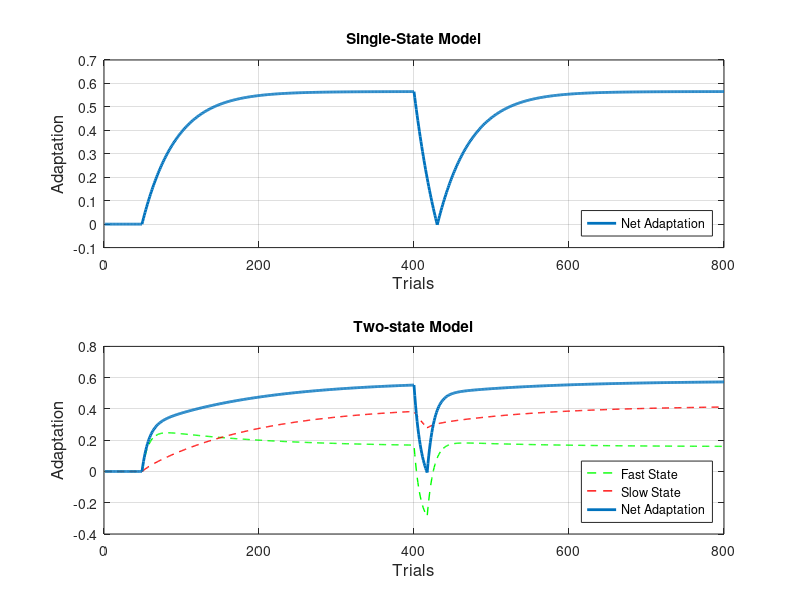
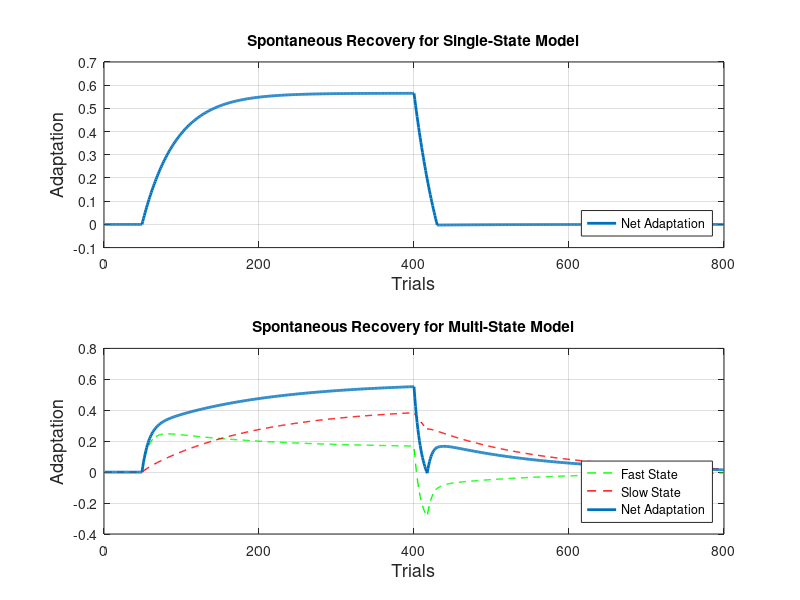
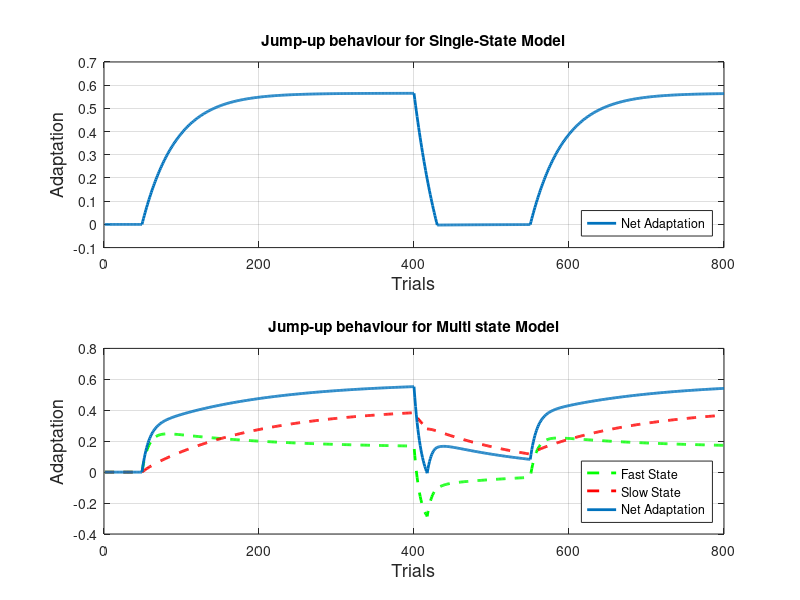

Write the MATLAB code that produced these figures, in order.
%Single State Model
A = 0.99;
B = 0.013;


for n = 1:800
    if (n >= 0) && (n <50)
        f = 0;
    elseif (n >= 50) && (n <401)
        f = 1;
    elseif (n >= 401) && (n <431)
        f = -1;
    elseif (n >= 431) && (n <801)
        f = 1;
    end
    
    if (n == 1)
        e = f;
        x = B*e;
        
    else 
        e = f - x(n-1);
        x(n) = A*x(n-1) + B*e;
        
    end
    
end

figure(1)
subplot (2,1,1)
plot(1:800,x, 'LineWidth',2); hold on
xlabel ('Trials','FontSize', 12)
ylabel ('Adaptation','FontSize', 12)
legend ('Net Adaptation','location','southeast')
title ({'Single-State Model'})
grid on


%Two State Model 
Af = 0.92;
Bf = 0.03;

As = 0.996;
Bs = 0.004;

for n = 1:800
    
    if (n >= 0) && (n <50)
        f = 0;
    elseif (n >= 50) && (n <401)
        f = 1;
    elseif (n >= 401) && (n <418)
        f = -1;
    elseif (n >= 418) && (n <801)
        f = 1;
    end
    
    
    if n == 1
        e = f;
        x1 = Bf * e(n); %Fast
        x2 = Bs * e(n); %Slow
    else
        x3(n-1) = x1(n-1) + x2(n-1); %Total
        e(n-1) = f - x3(n-1); %Error
        x1(n) = Af * x1(n-1) + Bf * e(n-1); %Fast
        x2(n) = As * x2(n-1) + Bs * e(n-1); %Slow
    end
end

subplot (2,1,2)
 plot(1:800,   x1,'g--','LineWidth', 1); hold on
plot(1:800,  x2,'r--','LineWidth', 1); hold on
plot(1:800,(x1+x2),'LineWidth',2); hold on

xlabel ('Trials','FontSize', 12)
ylabel ('Adaptation','FontSize', 12)
legend ('Fast State','Slow State','Net Adaptation','location','southeast')
title ({'Two-state Model'})
grid on


%Spontaneous Recovery for Single State Model
A = 0.99;
B = 0.013;

for n = 1:800
    if (n >= 0) && (n <50)
        f = 0;
    elseif (n >= 50) && (n <401)
        f = 1;
    elseif (n >= 401) && (n <431)
        f = -1;
    elseif (n >= 431) && (n <801)
        f = x(n-1);
    end
    
    if (n == 1)
        e = f;
        x = B*e;
        
    else 
        e = f - x(n-1);
        x(n) = A*x(n-1) + B*e;
        
    end
    
end

 figure(2)
subplot (2,1,1)
plot(1:800, x, 'LineWidth', 2); hold on
xlabel ('Trials','FontSize', 13)
ylabel ('Adaptation','FontSize', 13)
legend ('Net Adaptation','location','southeast')
title ({'Spontaneous Recovery for Single-State Model'})
grid on

%Spontaneous Recovery for Multi State Model

Af = 0.92;
As = 0.996;
Bf = 0.03;
Bs = 0.004;

for n = 1:800
    
    if (n >= 0) && (n <50)
        f = 0;
    elseif (n >= 50) && (n <401)
        f = 1;
    elseif (n >= 401) && (n <418)
        f = -1;
    elseif (n >= 418) && (n <801)
        f = x(n-1);
    end
    
    
    if n == 1
        e = f;
        x1 = Bf * e(n); %Fast
        x2 = Bs * e(n); %Slow
    else
        x3(n-1) = x1(n-1) + x2(n-1); %Total
        e(n-1) = f - x3(n-1); %Error
        x1(n) = Af * x1(n-1) + Bf * e(n -1); %Fast
        x2(n) = As * x2(n-1) + Bs * e(n-1); %Slow
    end
end

subplot (2,1,2)
plot(1:800, x1,'g--','LineWidth', 1); hold on
plot(1:800, x2, 'r--','LineWidth', 1); hold on
plot(1:800, x1 +x2, 'LineWidth', 2); hold on
xlabel ('Trials','FontSize', 13)
ylabel ('Adaptation','FontSize', 13)
legend ('Fast State','Slow State','Net Adaptation','location','southeast')
title ({'Spontaneous Recovery for Multi-State Model'})
grid on




%Jump up behaviour for Single State Model

A = 0.99;
B = 0.013;


for n = 1:800
    if (n >= 0) && (n <50)
        f = 0;
    elseif (n >= 50) && (n <401)
        f = 1;
    elseif (n >= 401) && (n <418)
        f = -1;
    elseif (n >= 431) && (n <551)
        f = x(n -1);   
    elseif (n >= 551) && (n <801)
        f = 1;
    end
    
    if (n == 1)
        e = f;
        x = B*e;
        
    else 
        e = f - x(n-1);
        x(n) = A*x(n-1) + B*e;
        
    end
    
end

figure(3)
subplot (2,1,1)
plot(1:800, x, 'LineWidth', 2); hold on
xlabel ('Trials','FontSize', 13)
ylabel ('Adaptation','FontSize', 13)
legend ('Net Adaptation','location','southeast')
title ({'Jump-up behaviour for Single-State Model'})
grid on


%Jump up behaviour for Multi State Model
Af = 0.92;
As = 0.996;
Bf = 0.03;
Bs = 0.004;

for n = 1:800
    
    if (n >= 0) && (n <50)
        f = 0;
    elseif (n >= 50) && (n <401)
        f = 1;
    elseif (n >= 401) && (n <418)
        f = -1;
    elseif (n >= 418) && (n <551)
        f = x(n-1);   
    elseif (n >= 551) && (n <801)
        f = 1;
    end
    
    
    if n == 1
        e = f;
        x1 = Bf * e(n); %Fast
        x2 = Bs * e(n); %Slow
    else
        x3(n-1) = x1(n-1) + x2(n-1); %Total
        e(n-1) = f - x3(n-1); %Error
        x1(n) = Af * x1(n-1) + Bf * e(n-1); %Fast
        x2(n) = As * x2(n-1) + Bs * e(n-1); %Slow
    end
end

subplot (2,1,2)
plot(1:800, x1,'g--', 'LineWidth', 2); hold on
plot(1:800, x2, 'r--','LineWidth', 2); hold on
plot(1:800, x1 +x2, 'LineWidth', 2); hold on
xlabel ('Trials','FontSize', 13)
ylabel ('Adaptation','FontSize', 13)
legend ('Fast State','Slow State','Net Adaptation','location','southeast')
title ({'Jump-up behaviour for Multi state Model'})
grid on





